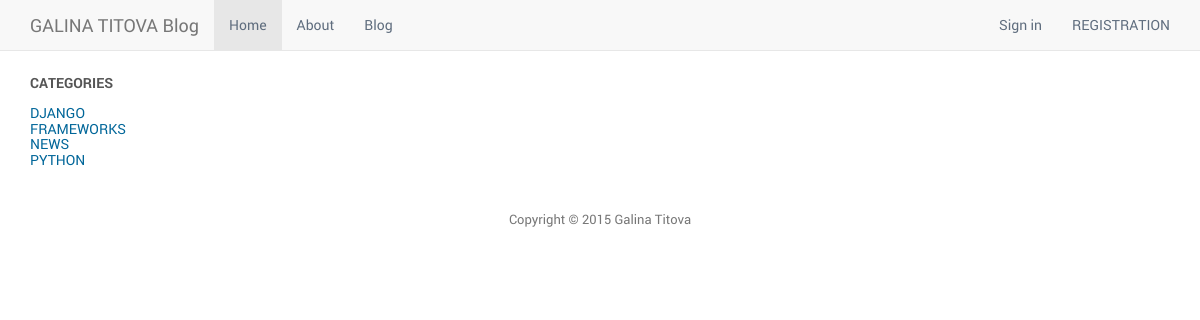
The app's page /blog/categories, older data.
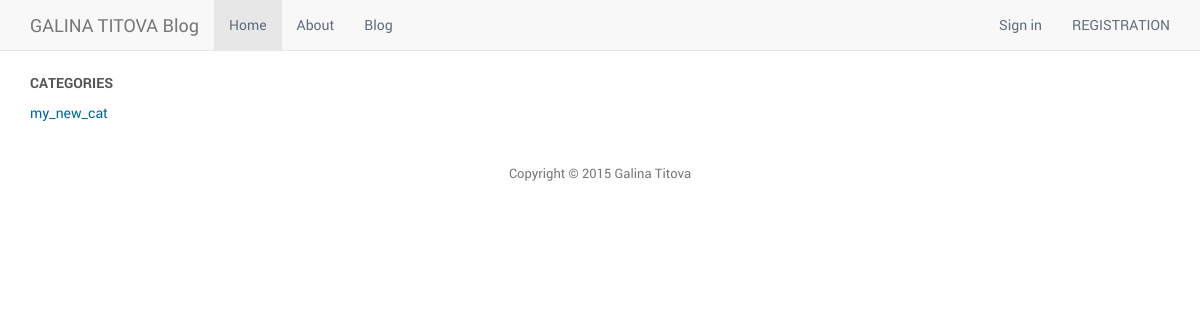
The same page, newer data.
### blog/models.py (models this page shows, shortened)
class Category(models.Model):
    name = models.CharField(max_length = 128, unique = True)
    slug = models.SlugField(unique=True)

### blog/views.py (the view)
def categories(request):
		category_list = Category.objects.order_by('name')
		context_dict = {'category_list': category_list}
		return render(request, 'blog/cat.html', context_dict)

### templates/blog/cat.html (shortened to what this page needs)
{% extends "base.html" %}
{% load staticfiles %}
{% block content %}
<h1>Categories</h1>
{% for cat in category_list %}
	<div>
		<h2><a href="#">
		{{ cat.name }}
		</a></h2>
		</div>
	{% endfor %}
{% endblock %}

Row changes from the older to the newer data that the page shows:
removed Category: name "DJANGO"
removed Category: name "FRAMEWORKS"
removed Category: name "NEWS"
changed Category: name "PYTHON" → "my_new_cat"
